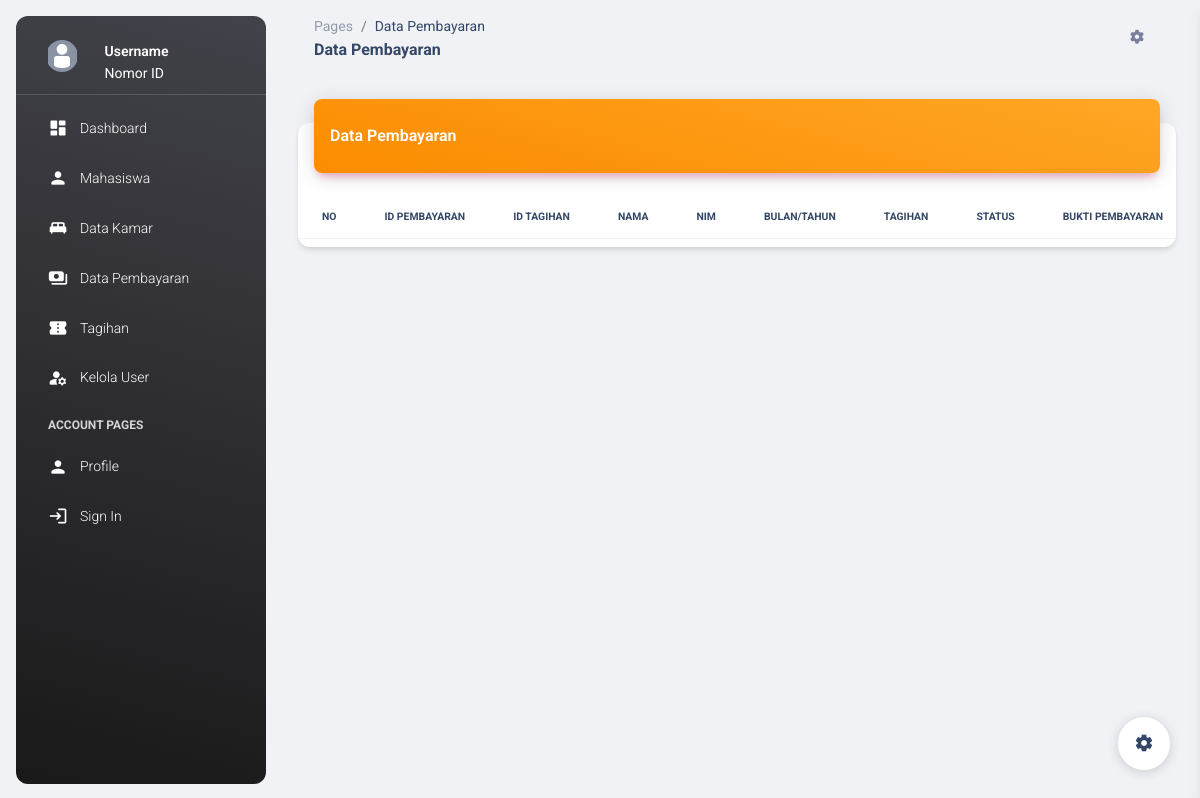
The page /dt_pembayaran.php on the database as committed earlier.
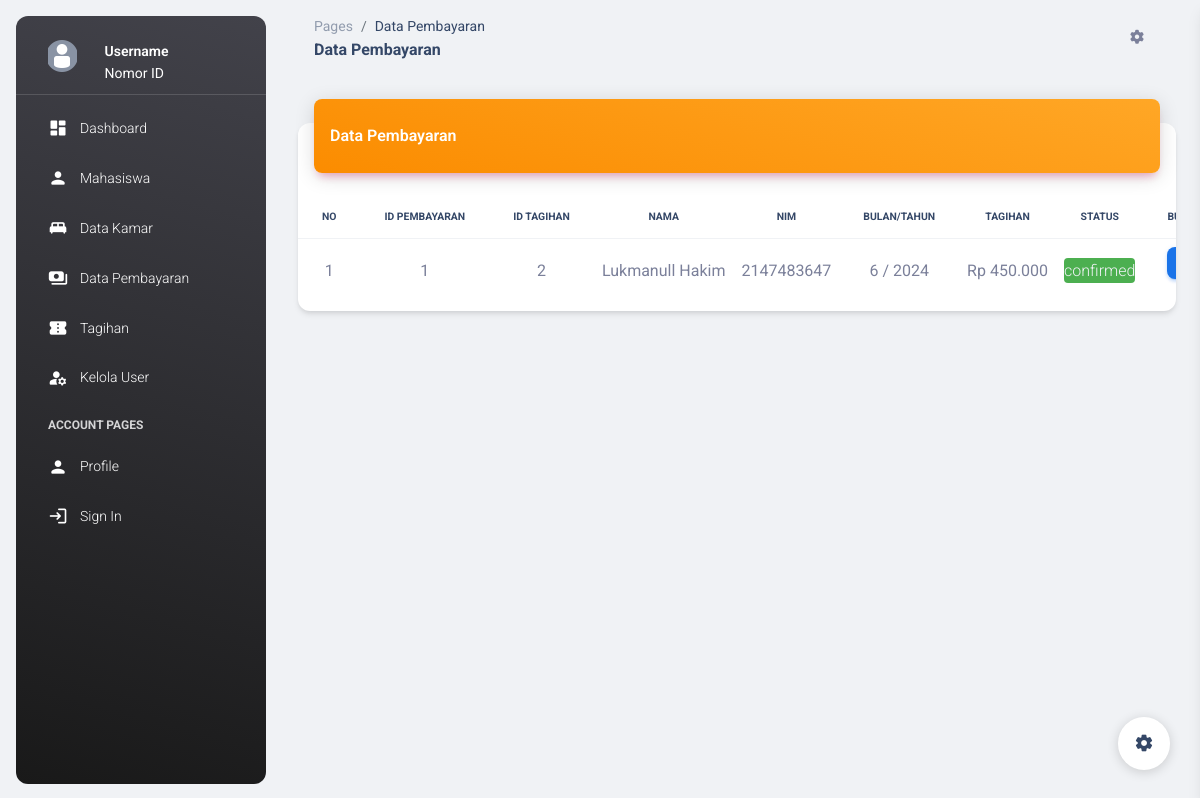
The same page on the database as committed later.
### tables this page shows
CREATE TABLE `pembayaran` (
  `id_pembayaran` int(15) NOT NULL,
  `id_tagihan` int(15) NOT NULL,
  `id_mhs` int(15) NOT NULL,
  `foto_bukti_pembayaran` varchar(500) NOT NULL,
  `waktu_pembayaran` datetime NOT NULL DEFAULT current_timestamp(),
  `status` varchar(15) NOT NULL DEFAULT 'pending'
);

CREATE TABLE `mahasiswa` (
  `id_mhs` int(11) NOT NULL,
  `nim` int(20) DEFAULT NULL,
  `nama_mhs` varchar(255) DEFAULT NULL,
  `foto` varchar(500) DEFAULT NULL,
  `tempat` varchar(255) DEFAULT NULL,
  `tgl_lahir` date DEFAULT NULL,
  `jk` varchar(15) DEFAULT NULL,
  `kewarganegaraan` varchar(50) DEFAULT NULL,
  `agama` varchar(50) DEFAULT NULL,
  `email` varchar(255) DEFAULT NULL,
  `no_hp` varchar(15) DEFAULT NULL,
  `kode_pos` varchar(10) DEFAULT NULL,
  `alamat` text DEFAULT NULL,
  `provinsi` varchar(100) DEFAULT NULL,
  `kabupaten` varchar(100) DEFAULT NULL,
  `kecamatan` varchar(100) DEFAULT NULL,
  `ortu` varchar(255) DEFAULT NULL,
  `no_hp_ortu` varchar(15) DEFAULT NULL,
  `alamat_ortu` text DEFAULT NULL,
  `pendidikan` varchar(255) DEFAULT NULL,
  `nama_sekolah` varchar(255) DEFAULT NULL,
  `jurusan` varchar(255) DEFAULT NULL,
  `prodi` varchar(255) DEFAULT NULL,
  `semester` int(11) DEFAULT NULL,
  `id_kamar` int(15) DEFAULT NULL
);

CREATE TABLE `tagihan` (
  `id_tagihan` int(15) NOT NULL,
  `nama` varchar(100) NOT NULL,
  `bulan` int(15) NOT NULL,
  `tahun` int(15) NOT NULL,
  `tagihan` int(15) NOT NULL,
  `tgl_tagih` datetime NOT NULL DEFAULT current_timestamp(),
  `status` varchar(50) NOT NULL DEFAULT 'non_active'
);

### proses/koneksi.php (called while the page is built, shortened)
<?php
function format_rupiah($angka)
{
    $rupiah = "Rp " . number_format($angka, 0, ',', '.');
    return $rupiah;
}
?>

### dt_pembayaran.php (the view, shortened to what the changed rows need)
<?php include 'proses/koneksi.php'; ?>
<!DOCTYPE html>
<html lang="en">
<head>
  <link href="./assets/css/nucleo-icons.css" rel="stylesheet" />
  <link href="./assets/css/nucleo-svg.css" rel="stylesheet" />
  <link id="pagestyle" href="./assets/css/material-dashboard.css?v=3.0.0" rel="stylesheet" />
  <link rel="stylesheet" href="https://cdn.datatables.net/1.13.7/css/jquery.dataTables.css" />
</head>
<body class="g-sidenav-show bg-gray-200">
  <main class="main-content position-relative max-height-vh-100 h-100 border-radius-lg">
    <div class="container-fluid py-4">
      <div class="row">
        <div class="col-12">
          <div class="card my-4">
            <div class="card-body px-0 pb-2">
              <div class="table-responsive p-0">
                <table class="table align-items-center mb-0 text-center " id="myTable">
                  <thead>
                    <tr>
                      <th class="text-uppercase text-dark text-xxs font-weight-bolder">No</th>
                      <th class="text-uppercase text-dark text-xxs font-weight-bolder">ID Pembayaran</th>
                      <th class="text-uppercase text-dark text-xxs font-weight-bolder">ID Tagihan</th>
                      <th class="text-uppercase text-dark text-xxs font-weight-bolder">Nama</th>
                      <th class="text-uppercase text-dark text-xxs font-weight-bolder">NIM</th>
                      <th class="text-uppercase text-dark text-xxs font-weight-bolder">Bulan/Tahun</th>
                      <th class="text-uppercase text-dark text-xxs font-weight-bolder">Tagihan</th>
                      <th class="text-uppercase text-dark text-xxs font-weight-bolder">Status</th>
                      <th class="text-uppercase text-dark text-xxs font-weight-bolder">Bukti Pembayaran</th>
                    </tr>
                  </thead>
                  <tbody class="text-center">
                    <?php
                    $no = 1;
                    $kueri = mysqli_query($conn, "SELECT * FROM pembayaran");
                    while ($row = mysqli_fetch_array($kueri)) {
                      $idmhs = $row['id_mhs'];
                      $kueri2 = mysqli_query($conn, "SELECT * FROM mahasiswa WHERE id_mhs = $idmhs");
                      $row2 = mysqli_fetch_array($kueri2);
                      $id_tagihan = $row['id_tagihan'];
                      $kueri3 = mysqli_query($conn, "SELECT * FROM tagihan WHERE id_tagihan = $id_tagihan");
                      $row3 = mysqli_fetch_array($kueri3);
                      ?>
                      <tr>
                        <td>
                          <?php echo $no++; ?>
                        </td>
                        <td>
                          <?php echo $row['id_pembayaran']; ?>
                        </td>
                        <td>
                          <?php echo $row['id_tagihan']; ?>
                        </td>
                        <td>
                          <?php echo $row2['nama_mhs']; ?>
                        </td>
                        <td>
                          <?php echo $row2['nim']; ?>
                        </td>
                        <td>
                          <?php echo $row3['bulan']; ?> /
                          <?php echo $row3['tahun']; ?>
                        </td>
                        <td>
                          <?php echo format_rupiah($row3['tagihan']); ?>
                        </td>
                        <td>
                          <?php if ($row['status'] == 'not_confirmed') { ?>
                            <div class="bg-danger text-light rounded">
                              <?php echo $row['status']; ?>
                            </div>
                          <?php } else { ?>
                            <div class="bg-success text-light rounded">
                              <?php echo $row['status']; ?>
                            </div>
                          <?php } ?>
                        </td>
                        <td><a href="#" onclick="show_bukti('<?php echo $row['foto_bukti_pembayaran'] ?>')"
                            data-bs-toggle="modal" data-bs-target="#ModalGambar" class="btn btn-sm btn-info">Lihat
                            BUKTI</a></td>
                      </tr>
                    <?php } ?>
                  </tbody>
                </table>
              </div>
            </div>
          </div>
        </div>
      </div>
    </div>
    <br>
    <br>
  </main>
</body>
</html>

Rows that differ between the two databases and show on the page:
added pembayaran: id_pembayaran "1", id_tagihan "2", id_mhs.nama_mhs "Lukmanull Hakim", id_mhs.nim "2147483647", id_tagihan.bulan "6", id_tagihan.tahun "2024", id_tagihan.tagihan "Rp 450.000", status "confirmed"
